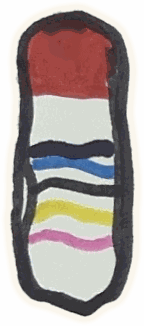
#> input picture games/pelea/fighters/mikati/brazo_adelante.png, 144 x 326 px
$ python -i pelea_fighters.py   (imports and definitions only)
#> lines starting #> are read from the running program, lines starting #| are printed output that depends on the picture; after the words box and inside, x2 and y2 are one past the last pixel; in counts of white or black regions, pixels touching at a corner belong together
#> further down, picture is the input picture: PIL image 144x326 P; mean R, G, B, A 172.8, 161.5, 157, 206.6
"""Build the Pelea de Papel fighters from the kids' drawing packs.

Each pack (a folder or .zip, e.g. luchador-03-mikati.zip) holds:
  luchador.json      sheet data: name, stats, moves, pieces and their anchor points
  piezas/*.png       each body piece cut out on a transparent background

For every fighter this writes, under games/pelea/fighters/<slug>/:
  one PNG per piece, with a white paper-cut border added and the colors
  reduced so the files stay small,
and rewrites games/pelea/fighters.js with the data the game reads (anchor
points are moved to match the bordered PNGs). The artists' names and the
reference sheets are left out on purpose.

    python3 tools/pelea_fighters.py path/to/luchador-01-romboman.zip path/to/...

Pass every pack each time: fighters.js is rebuilt from the packs given.
A new fighter also needs its moves added in games/pelea.html (see MOVES).
Then add its PNGs to CORE_ASSETS in sw.js and bump CACHE_VERSION.
"""
import io
import json
import re
import sys
import unicodedata
import zipfile
from pathlib import Path

import numpy as np
from PIL import Image, ImageFilter

ROOT = Path(__file__).resolve().parent.parent
OUT_DIR = ROOT / "games" / "pelea" / "fighters"
OUT_JS = ROOT / "games" / "pelea" / "fighters.js"

BORDER = 9            # paper border width, in piece pixels
PAPER = (251, 247, 238)
KEEP = ["especialidad", "frase_victoria", "poderes", "historia", "movimientos", "colores"]


def slugify(name):
    s = unicodedata.normalize("NFKD", name).encode("ascii", "ignore").decode()
    return re.sub(r"[^a-z0-9]+", "-", s.lower()).strip("-")


# [14 lines left out: function read_pack, not called in this run]


def alpha_of(img):
    return np.asarray(img.getchannel("A"), dtype=np.uint8)


# [21 lines left out: functions body_points, limb_end, not called in this run]


def bordered(img):
    """Adds the white paper-cut edge. Returns the new image and the (dx, dy)
    shift applied to the original pixels."""
    pad = BORDER + 4
    w, h = img.size
#> w = 144; h = 326
    canvas = Image.new("RGBA", (w + 2 * pad, h + 2 * pad), (0, 0, 0, 0))
#> canvas: PIL image 170x352 RGBA; every value is 0
    canvas.paste(img, (pad, pad))
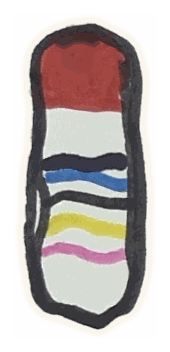
#> canvas: PIL image 170x352 RGBA; mean R, G, B, A 135.6, 126.7, 123.1, 162.1; transparent parts drawn white
    # Blur the silhouette and cut it at a low level: a rounded outward edge.
    solid = canvas.getchannel("A").point(lambda v: 255 if v > 60 else 0)
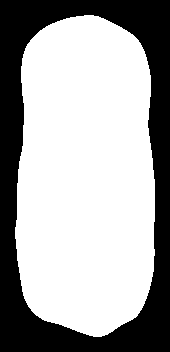
#> solid: PIL image 170x352 L; 65% white; 1 black region, box (x1, y1, x2, y2) and area: (0, 0, 170, 352) 20960
    blur = np.asarray(solid.filter(ImageFilter.GaussianBlur(BORDER * 0.55)), dtype=np.float32)
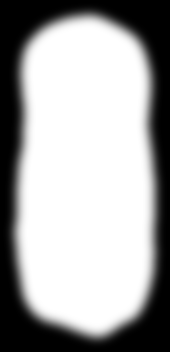
#> blur: shape (352, 170) float32; min 0, max 255, mean 165.7
    edge = np.clip((blur - 8) * 6, 0, 255).astype(np.uint8)
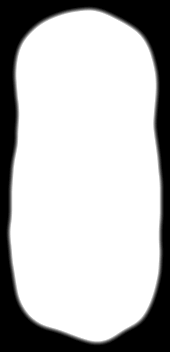
#> edge: shape (352, 170); min 0, max 255, mean 187.2
    paper = Image.new("RGBA", canvas.size, PAPER + (0,))
    paper.putalpha(Image.fromarray(edge))
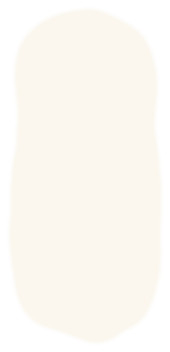
#> paper: PIL image 170x352 RGBA; mean R, G, B, A 251, 247, 238, 187.2; transparent parts drawn white
    out = Image.alpha_composite(paper, canvas)
    l, t, r, b = out.getbbox()
#> l = 6; t = 6; r = 164; b = 346
    return out.crop((l, t, r, b)), (pad - l, pad - t)


def shift(p, d):
    return {"x": round(p["x"] + d[0], 1), "y": round(p["y"] + d[1], 1)}


# [49 lines left out: functions build, main, not called in this run]


# [2 lines not run here, left out]

>>> from PIL import Image
>>> picture = Image.open('../games/pelea/fighters/mikati/brazo_adelante.png')
>>> result = bordered(picture)

$ run again, on games/pelea/fighters/romboman/cuerpo.png
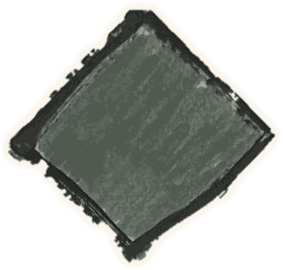
#> input picture games/pelea/fighters/romboman/cuerpo.png, 283 x 270 px
#> picture is the input picture: PIL image 283x270 P; mean R, G, B, A 172.3, 173.6, 165.1, 135.3
#> in bordered, `solid = canvas.getchannel("A").point(lambda v: 255 if v > 60 else 0)`:
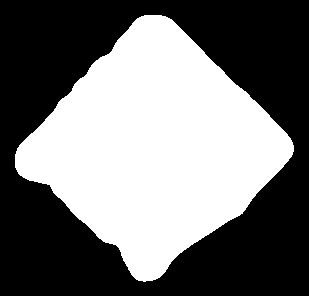
#> solid: PIL image 309x296 L; 45.3% white; 1 white region, box (x1, y1, x2, y2) and area: (15, 15, 294, 282) 41451
#> in bordered, `edge = np.clip((blur - 8) * 6, 0, 255).astype(np.uint8)`:
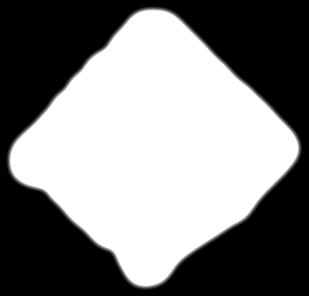
#> edge: shape (296, 309); min 0, max 255, mean 129.5
#> l = 6; r = 302; b = 290

$ run again, on games/pelea/fighters/romboman/mano_adelante.png
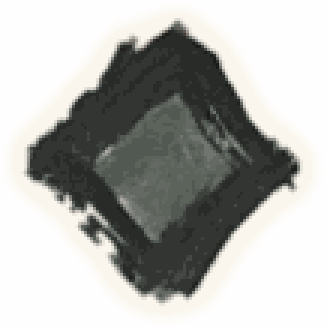
#> input picture games/pelea/fighters/romboman/mano_adelante.png, 109 x 109 px (shown 3 times larger)
#> picture is the input picture: PIL image 109x109 P; mean R, G, B, A 177.1, 176.1, 169, 142.7
#> in bordered, `solid = canvas.getchannel("A").point(lambda v: 255 if v > 60 else 0)`:
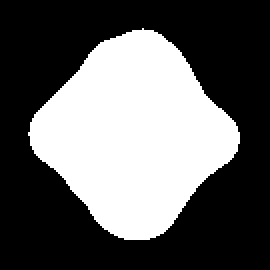
#> solid: PIL image 135x135 L (shown 2 times larger); 38.3% white; 1 white region, box (x1, y1, x2, y2) and area: (14, 14, 120, 120) 6980
#> in bordered, `edge = np.clip((blur - 8) * 6, 0, 255).astype(np.uint8)`:
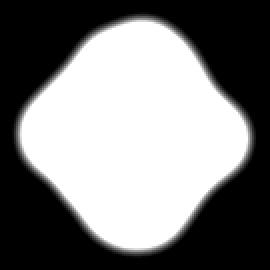
#> edge: shape (135, 135) (shown 2 times larger); min 0, max 255, mean 125.5
#> l = 6; r = 128; b = 129

$ run again, on games/pelea/fighters/sword-men/brazo_adelante.png
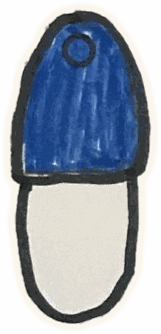
#> input picture games/pelea/fighters/sword-men/brazo_adelante.png, 161 x 334 px
#> picture is the input picture: PIL image 161x334 P; mean R, G, B, A 157.4, 165.5, 175.8, 191.8
#> in bordered, `solid = canvas.getchannel("A").point(lambda v: 255 if v > 60 else 0)`:
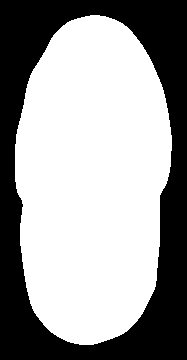
#> solid: PIL image 187x360 L; 61.3% white; 1 black region, box (x1, y1, x2, y2) and area: (0, 0, 187, 360) 26035
#> in bordered, `edge = np.clip((blur - 8) * 6, 0, 255).astype(np.uint8)`:
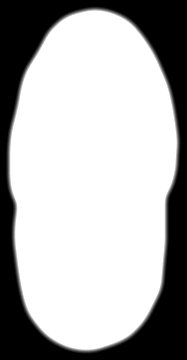
#> edge: shape (360, 187); min 0, max 255, mean 175.7
#> l = 6; r = 181; b = 354
